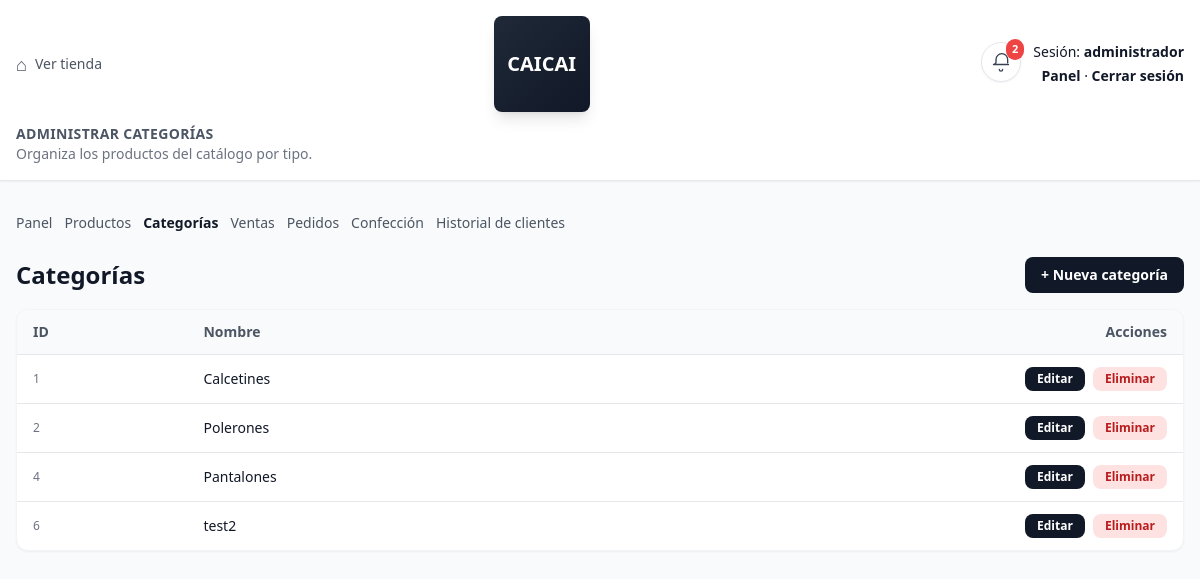
The app's page /panel/categorias/ (signed in), older data.
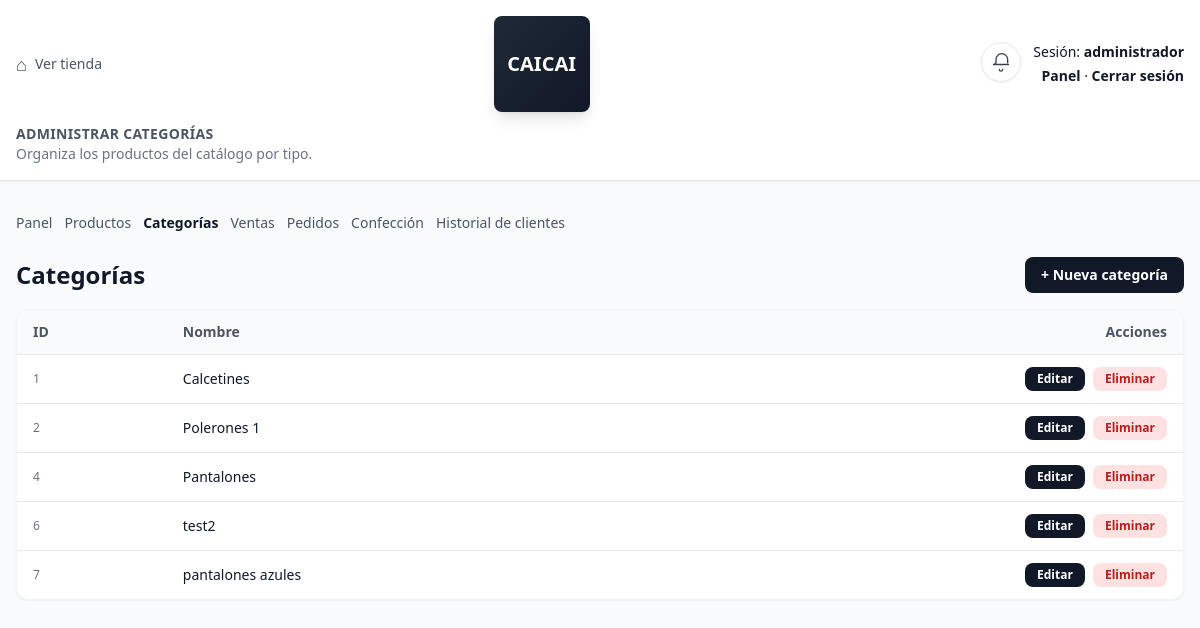
The same page, newer data.
### core/models.py (models this page shows, shortened)
class Categoria(models.Model):
    nombre = models.CharField(max_length=100, unique=True)

### core/decorators.py (the view)
    def wrapper(request, *args, **kwargs):
        if 'admin_id' not in request.session:
            return redirect('admin_login')
        return view_func(request, *args, **kwargs)

### core/views.py (called while the page is built)
def _low_stock_threshold(request):
    try:
        value = int(request.session.get('low_stock_threshold', getattr(settings, 'LOW_STOCK_THRESHOLD', 5)))
        return max(1, min(20, value))
    except (TypeError, ValueError):
        return 5

def _low_stock_products(threshold: int):
    qs = Producto.objects.filter(activo=True, stock__lte=threshold).annotate(nombre_display=F('nombre'))
    return list(qs)

def _low_stock_context(request):
    threshold = _low_stock_threshold(request)
    productos = _low_stock_products(threshold)
    return {
        'low_stock_products': productos,
        'low_stock_count': len(productos),
        'low_stock_threshold': threshold,
    }

@admin_required
def categorias_list(request):
    categorias = Categoria.objects.all()
    ctx = {'categorias': categorias}
    ctx.update(_low_stock_context(request))
    return render(request, 'core/categorias_list.html', ctx)

### core/templates/core/categorias_list.html (shortened to what the changed rows need)
<!DOCTYPE html>
<html lang="es">
<head>
  <script src="https://cdn.tailwindcss.com"></script>
</head>
<body class="bg-gray-50 text-gray-900">
  <header class="border-b shadow-sm bg-white">
    <div class="max-w-7xl mx-auto px-4 py-4 flex flex-col gap-3">
      <div class="flex items-center justify-between">
        <div class="flex items-start justify-end gap-3">
          {% include 'core/partials/low_stock_alert.html' %}
        </div>
      </div>
    </div>
  </header>
  <main class="py-8">
    <div class="max-w-7xl mx-auto px-4">
      <div class="flex items-center justify-between mb-4">
        <h1 class="text-xl sm:text-2xl font-bold">Categorías</h1>
      </div>
      {% if categorias %}
        <div class="bg-white rounded-xl shadow-sm border border-gray-100 overflow-hidden">
          <table class="min-w-full text-sm">
            <thead class="bg-gray-50 border-b">
              <tr class="text-left text-gray-600">
                <th class="px-4 py-3">ID</th>
                <th class="px-4 py-3">Nombre</th>
                <th class="px-4 py-3 text-right">Acciones</th>
              </tr>
            </thead>
            <tbody>
              {% for c in categorias %}
                <tr class="border-b last:border-0 hover:bg-gray-50">
                  <td class="px-4 py-3 text-xs text-gray-500">{{ c.id }}</td>
                  <td class="px-4 py-3 font-medium text-gray-900">{{ c.nombre }}</td>
                  <td class="px-4 py-3">
                    <div class="flex justify-end gap-2">
                      <a href="{% url 'categoria_edit' c.id %}"
                         class="px-3 py-1 rounded-lg text-xs font-semibold bg-gray-900 text-white hover:bg-gray-800">
                        Editar
                      </a>
                      <form action="{% url 'categoria_delete' c.id %}"
                            method="post"
                            class="inline-flex"
                            onsubmit="return confirm('¿Seguro que deseas eliminar esta categoría?');">
                        <button type="submit"
                                class="px-3 py-1 rounded-lg text-xs font-semibold bg-red-100 text-red-700 hover:bg-red-200">
                          Eliminar
                        </button>
                      </form>
                    </div>
                  </td>
                </tr>
              {% endfor %}
            </tbody>
          </table>
        </div>
      {% else %}
        <p class="text-gray-500 text-sm mt-4">
          No hay categorías creadas todavía.
        </p>
      {% endif %}
    </div>
  </main>
</body>
</html>

Row changes from the older to the newer data that the page shows:
changed Categoria id 2: nombre "Polerones" → "Polerones 1"
added Categoria: id "7", nombre "pantalones azules"
Text that changed along with them:
{{ low_stock_count }}: "2" → (not shown)
